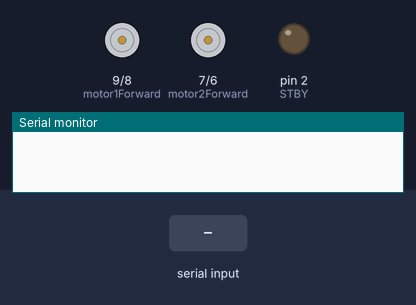
Recording of a sketch running on a simulated Arduino Uno, built with avr-gcc and run on an emulated ATmega328P. Shown: motor-driver pin pairs drawn as motors (green arrow = first pin HIGH = forward, orange = second pin HIGH = backward, longer = more drive, scaled by the enable pin, stopped while the standby pin is LOW), output pins drawn as LEDs (lit = HIGH), the last lines printed to the serial monitor. The test bench sets the inputs (shaded band). Random numbers use the default seed unless the sketch sets one.

Above: at 1.2 s.
1.3 s: "d" received over Serial
At 1.8 s:
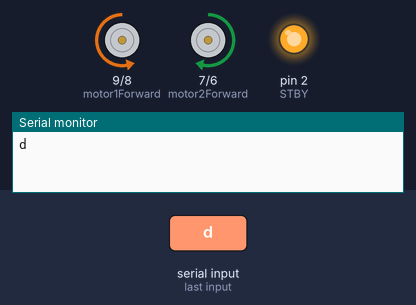
At 2.9 s:
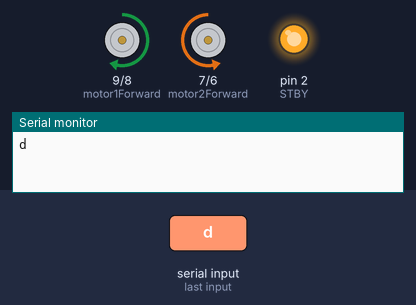
Timing chart, 0 to 10.3 s (numbered marks = the images above; inputs shaded):
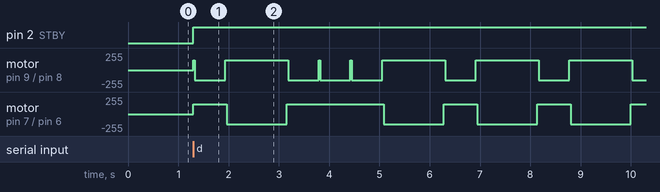

The sketch:

Robot.ino
```cpp
// this is the code for our minimate, running on an arduino! this version is very bare, so a lot more comments and features will be added soon
// TODO: exploration function
// TODO: crash prevention
// TODO: use serial over Bluetooth not USB

const int motor1Forward = 9, motor1Backward = 8, motor1Pwm = 3;
const int motor2Forward = 7, motor2Backward = 6, motor2Pwm = 5;
const int STBY = 2;
int speed = 100;

char action;
int rotunit = 10, movunit = 10;

void walk(char dir, int amt, int speed=150) {
  switch (dir) {
    case 'f':
      move(1,speed,'f');
      move(2,speed,'f');
      delay(amt*movunit);
      stop();
      break;
    case 'b':
      move(1,speed,'b');
      move(2,speed,'b');
      delay(amt*movunit);
      stop();
      break;
    case 'l':
      move(1,speed,'b');
      move(2,speed,'f');
      delay(amt*rotunit);
      stop();
      break;
    case 'r':
      move(1,speed,'f');
      move(2,speed,'b');
      delay(amt*rotunit);
      stop();
      break;
  }
}

void snowflake(int length, int levels) {
  if (levels==0) {
    walk('f',length);
  } else {
    length /= 3.0;
    snowflake(length, levels-1);
    walk('l',60);
    snowflake(length, levels-1);
    walk('r',120);
    snowflake(length, levels-1);
    walk('l',60);
    snowflake(length, levels-1);
  }
}

void setup() {
  pinMode(motor1Forward, OUTPUT);
  pinMode(motor1Backward, OUTPUT);
  pinMode(motor1Pwm, OUTPUT);
  pinMode(motor2Forward, OUTPUT);
  pinMode(motor2Backward, OUTPUT);
  pinMode(motor2Pwm, OUTPUT);
  pinMode(STBY, OUTPUT);
  Serial.begin(115200);
}

void loop() {
  if (Serial.available() > 0) {
    action = Serial.read();
    Serial.write(action);
    switch (action) {
      case 'd':
        for (int i=0;i<=3;i++) {
          snowflake(300,4);
          walk('r',120);
        }
        break;
      case 's':
        int randir[] = {'l','r'};
        walk(randir[random(0,2)],random(1000,5000),random(150,240));
        break;
      case 'j':
        break;
    }
  }
}

// this is a function to move a specific motor at a specific speed in a specific direction
void move(int motor, int speed, char direction){
  /*
  Paramaters:
    motor (integer) - which motor to turn:
      1 will move the first motor (motor1) (walk 'l',motor).
      2 will move the second motor (motor2) (right motor).
    speed (integer) - the speed, the pwm:
      0 is stop.
      255 is the fastest.
      NOTE: in my case, I needed at least 60 speed (pwm) to turn the motors
    direction (character) - the direction to turn:
      'f' is forward (clockwise)
      'b' is backward (anticlockwise)
      NOTE: if some other character is given for direction, it will default to moving forward.
  NOTE: you can also have one motor going forward and another going backward to turn around.
  */
  boolean motorPinOneState;
  boolean motorPinTwoState;
  digitalWrite(STBY, HIGH);
  switch (direction) { // which pin needs to be HIGH and which one LOW to turn clockwise or anticlockwise
    case 'f':
      motorPinOneState = HIGH;
      motorPinTwoState = LOW;
      break;
    case 'b':
      motorPinOneState = LOW;
      motorPinTwoState = HIGH;
      break;
    default:
      motorPinOneState = HIGH;
      motorPinTwoState = LOW;
    break;
  }
  switch (motor) { // moves the required motor
    case 1:
      digitalWrite(motor1Forward, motorPinOneState);
      digitalWrite(motor1Backward, motorPinTwoState);
      analogWrite(motor1Pwm, speed);
      break;
    case 2:
      digitalWrite(motor2Forward, motorPinOneState);
      digitalWrite(motor2Backward, motorPinTwoState);
      analogWrite(motor2Pwm, speed);
      break;
  }
}

// this is a function to stop all the motors
void stop() {
  digitalWrite(STBY, LOW);
}
```

Measured:
- after the input at 1.3 s, pin 2 (STBY): LOW → HIGH at once; motor on pin 7 (motor2Forward) / pin 6 (motor2Backward): stopped → forward 150/255 at once, → backward 150/255 0.66 s later, → forward 150/255 1.2 s later, → backward 150/255 1.9 s later, … (9 changes in this stretch)
